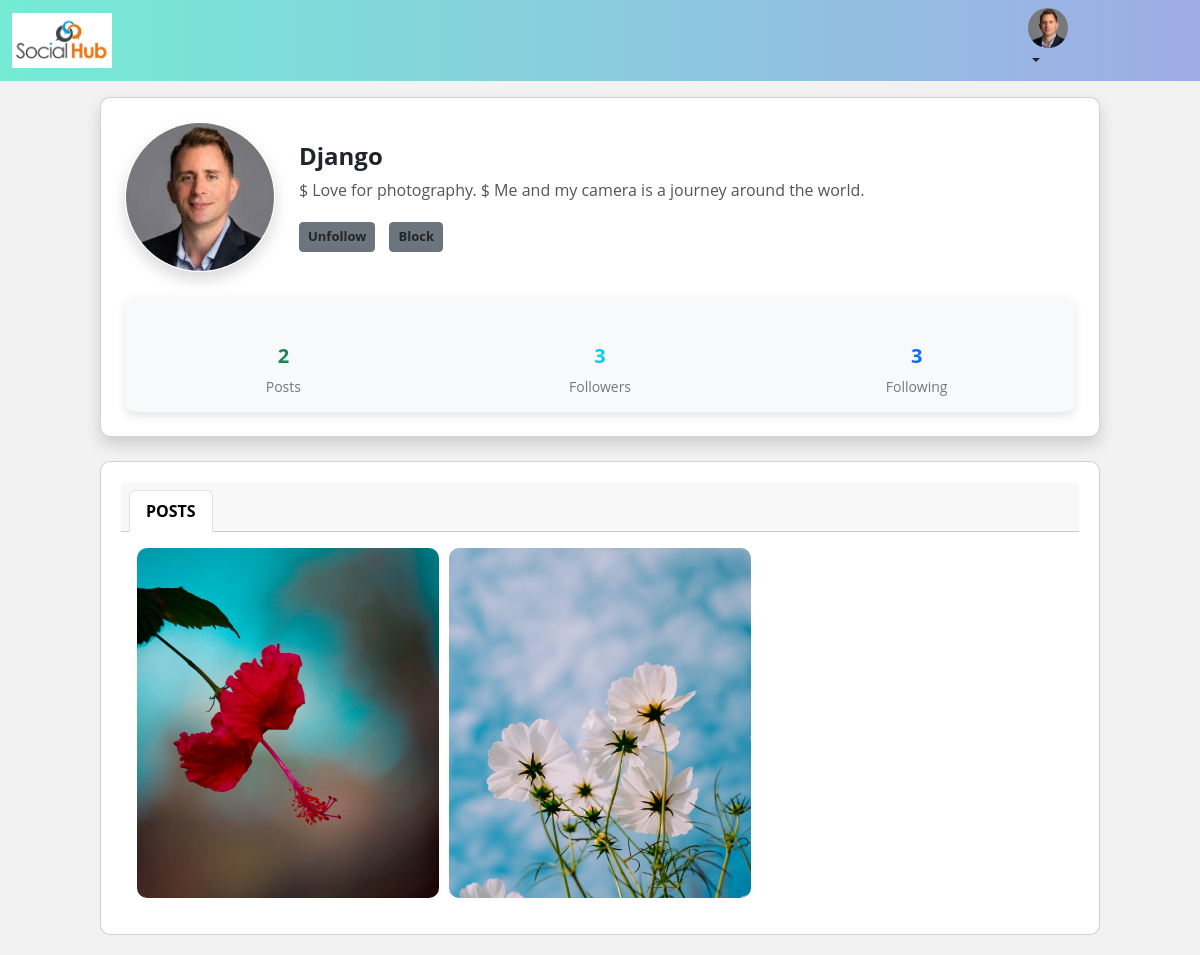
Screenshot of /profiles/7/ (signed in) with the database file from the repository.
### blog/models.py (models this page shows, shortened)
class UserProfile(models.Model):
    user = models.OneToOneField(User, on_delete=models.CASCADE, related_name="profile")
    profile_pic = models.ImageField(upload_to="profile_pics",default="static/images/profilepic.png",null=True,blank=True)
    name = models.CharField(max_length=100, null=True)
    bio = models.TextField(max_length=250, blank=True)
    address = models.CharField(max_length=200, null=True)
    phone = models.CharField(max_length=20, null=True)
    dob = models.DateField(null=True)
    created_date = models.DateTimeField(auto_now_add=True)
    updated_date = models.DateTimeField(auto_now=True)
    is_active = models.BooleanField(default=True)
    following = models.ManyToManyField("self", related_name="followed_by", null=True, symmetrical=False)
    block = models.ManyToManyField("self", related_name="blocked", symmetrical=False, null=True)

class Posts(models.Model):
    user = models.ForeignKey(User, on_delete=models.CASCADE, related_name="userpost")
    title = models.CharField(max_length=200)
    content = models.FileField(upload_to="posts", null=True, blank=True)
    likes = models.ManyToManyField(User, related_name="post_like", blank=True)
    saves = models.ManyToManyField(User, related_name="postsave", blank=True)
    created_date = models.DateTimeField(auto_now_add=True)
    updated_date = models.DateTimeField(auto_now=True)
    is_active = models.BooleanField(default=True)

### blog/views.py (the view)
# urls.py: path("profiles/<int:pk>/", views.ProfileDetailView.as_view(), name="profile-detail"),
@method_decorator(decs, name='dispatch')
class ProfileDetailView(View):
    def get(self, request, *args, **kwargs):
        id = kwargs.get('pk')
        qs = UserProfile.objects.get(id=id)
        post = Posts.objects.filter(user=qs.user).order_by("-created_date")
        is_own_profile = qs.user == request.user
        return render(request, "profile_detail.html", {"data":qs, "post":post, "is_own_profile":is_own_profile})

### blog/templates/profile_detail.html (shortened to what this page needs)
<!DOCTYPE html>
{% load static %}
<html lang="en">
<head>
  <link href="https://cdn.jsdelivr.net/npm/bootstrap@5.3.3/dist/css/bootstrap.min.css" rel="stylesheet"
>
  <script src="https://cdn.tailwindcss.com"></script>
</head>
<body>
  <nav class="navbar navbar-expand-lg bg-body-tertiary">
    <div class="container-fluid">
      <a class="navbar-brand" href="{% url 'home' %}">
        <img src="{% static 'images/SocialHub Logo.png' %}" alt="Logo" width="100" height="auto">
      </a>
      <div id="navbarSupportedContent">
        <ul style="margin-right: 120px;">
          <li class="nav-item dropdown">
            <a class="nav-link dropdown-toggle" href="#" role="button" data-bs-toggle="dropdown" aria-expanded="false">
              {% if request.user.profile.profile_pic %}
              <img class="profile-small" src="{{ request.user.profile.profile_pic.url }}" alt="Avatar">
              {% else %}
              <img class="profile-small" src="{% static 'images/profilepic.png' %}" alt="Avatar">
              {% endif %}
            </a>
          </li>
        </ul>
      </div>
    </div>
  </nav>
  <div class="container">
    <div class="card mt-3 p-4 shadow">
      <div class="d-flex align-items-center">
        {% if data.profile_pic %}
        <img src="{{ data.profile_pic.url }}" class="card-img-top shadow border border-white" alt="...">
        {% else %}
        <img src="{% static 'images/profilepic.png' %}" class="card-img-top shadow border border-white" alt="...">
        {% endif %}
        <div class="ms-4">
          <h5 class="card-title">{{ data.name }}</h5>
          <p class="card-text">{{ data.bio }}</p>
          {% if data.user != request.user %}
          {% if data.user.profile not in request.user.profile.block.all %}
          <form action="{% url 'follow' data.id %}" method="post"
            class="followbtn btn btn-secondary text-dark fw-bold btn-sm">
            {% if data in request.user.profile.following.all %}
            <button type="submit" name="action" value="unfollow">Unfollow</button>
            {% else %}
            <button type="submit" name="action" value="follow">Follow</button>
            {% endif %}
          </form>
          {% endif %}
          <form action="{% url 'block' data.id %}" method="post"
            class="blockbtn btn btn-secondary text-dark fw-bold btn-sm">
            {% if data in request.user.profile.block.all %}
            <button type="submit" name="action" value="unblock">Unblock</button>
            {% else %}
            <button type="submit" name="action" value="block">Block</button>
            {% endif %}
          </form>
          {% endif %}
        </div>
      </div>
      <div class="count-container mt-4 bg-light">
        <div class="count-item">
          <div class="count-number text-success">{{ data.user.userpost.all.count }}</div>
          <div class="count-label">Posts</div>
        </div>
        <div class="count-item">
          <div class="count-number text-info">{{ data.followed_by.count }}</div>
          <div class="count-label">Followers</div>
        </div>
        <div class="count-item">
          <div class="count-number text-primary">{{ data.following.count }}</div>
          <div class="count-label">Following</div>
        </div>
      </div>
    </div>
  </div>
  <div class="container mt-4">
    <div class="card text-center">
      <div class="card-header">
        <ul class="nav nav-tabs card-header-tabs">
          <li class="nav-item">
            <a class="nav-link active fw-bolder" aria-current="true" href="#">POSTS</a>
          </li>
        </ul>
      </div>
      <div class="card-body">
        <div class="post-grid">
          {% for item in post %}
          {% if item.content %}
          <div class="post-item">
            <a href="{% url 'profile-post' item.id %}">
              <img src="{{ item.content.url }}" alt="userposts" class="img-fluid">
            </a>
          </div>
          {% endif %}
          {% endfor %}
        </div>
      </div>
    </div>
  </div>
</body>
</html>

### blog/templates/profile_detail.html (style rules this page uses)
body { background: #f2f2f2; font-family: 'Open Sans', sans-serif; }
nav { background-color: #74EBD5; background-image: linear-gradient(90deg, #74EBD5 0%, #9FACE6 100%); }
.profile-small { width: 40px; border-radius: 50%; }
.count-container { display: flex; justify-content: space-around; padding-top: 30px; font-size: 18px; background-color: #fff; border-radius: 10px; box-shadow: 0px 4px 10px rgba(0, 0, 0, 0.1); }
.count-item { text-align: center; padding: 15px 0; flex: 1; }
.count-number { font-size: 24px; font-weight: bold; }
.count-label { font-size: 14px; color: #777; margin-top: 5px; }
.card { width: 100%; max-width: 1255px; margin: 20px auto; padding: 20px; border-radius: 10px; }
.card-img-top { border-radius: 50%; height: 150px; width: 150px; object-fit: cover; }
.card-title { font-size: 24px; font-weight: bold; }
.card-text { font-size: 16px; color: #555; }
.btn { margin-top: 20px; }
.followbtn, .blockbtn { display: inline-block; margin-right: 10px; font-size: 13px; }
.count-item { text-align: center; }
.count-number { font-size: 20px; font-weight: bold; }
.count-label { font-size: 14px; color: #777; }
.post-grid { display: grid; grid-template-columns: repeat(auto-fill, minmax(250px, 1fr)); gap: 10px; }
.post-item img { width: 100%; height: 350px; object-fit: cover; border-radius: 10px; }

### rows the page displays
UserProfile: profile_pic (picture), name "Django", bio "$ Love for photography. $ Me and my camera is a journey around the world.", user.userpost.all.count "2", followed_by.count "3", following.count "3"
Posts: content (picture)
Posts: content (picture)
